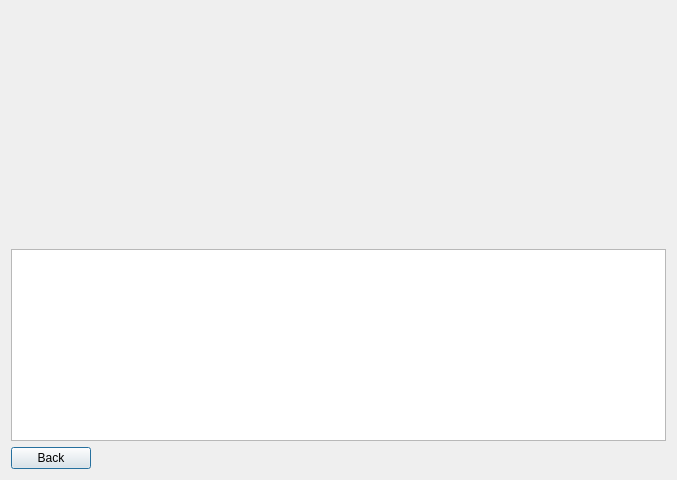
<?xml version="1.0" encoding="UTF-8"?>
<ui version="4.0">
 <class>AboutDialog</class>
 <widget class="QDialog" name="AboutDialog">
  <property name="geometry">
   <rect>
    <x>0</x>
    <y>0</y>
    <width>677</width>
    <height>480</height>
   </rect>
  </property>
  <property name="sizePolicy">
   <sizepolicy hsizetype="Fixed" vsizetype="Fixed">
    <horstretch>0</horstretch>
    <verstretch>0</verstretch>
   </sizepolicy>
  </property>
  <property name="maximumSize">
   <size>
    <width>1015</width>
    <height>820</height>
   </size>
  </property>
  <property name="windowTitle">
   <string>Dialog</string>
  </property>
  <layout class="QVBoxLayout" name="verticalLayout">
   <item>
    <widget class="QLabel" name="label_2">
     <property name="text">
      <string/>
     </property>
     <property name="pixmap">
      <pixmap resource="../../ressources.qrc">:/images/mainmenu-logo</pixmap>
     </property>
    </widget>
   </item>
   <item>
    <widget class="QLabel" name="label">
     <property name="sizePolicy">
      <sizepolicy hsizetype="Preferred" vsizetype="Preferred">
       <horstretch>1</horstretch>
       <verstretch>1</verstretch>
      </sizepolicy>
     </property>
     <property name="text">
      <string/>
     </property>
     <property name="pixmap">
      <pixmap resource="../../ressources.qrc">:/images/hearc</pixmap>
     </property>
     <property name="scaledContents">
      <bool>false</bool>
     </property>
    </widget>
   </item>
   <item>
    <widget class="QTextBrowser" name="textBrowser">
     <property name="source">
      <url>
       <string>file:///C:/Users/sebastie.vaucher/svn/p2e5/project/Starfighter/res/strings/about.html</string>
      </url>
     </property>
    </widget>
   </item>
   <item>
    <layout class="QHBoxLayout" name="horizontalLayout">
     <item>
      <widget class="QPushButton" name="btnBack">
       <property name="text">
        <string>Back</string>
       </property>
      </widget>
     </item>
     <item>
      <spacer name="horizontalSpacer">
       <property name="orientation">
        <enum>Qt::Horizontal</enum>
       </property>
       <property name="sizeHint" stdset="0">
        <size>
         <width>40</width>
         <height>20</height>
        </size>
       </property>
      </spacer>
     </item>
    </layout>
   </item>
  </layout>
 </widget>
 <resources>
  <include location="../../ressources.qrc"/>
 </resources>
 <connections/>
</ui>
